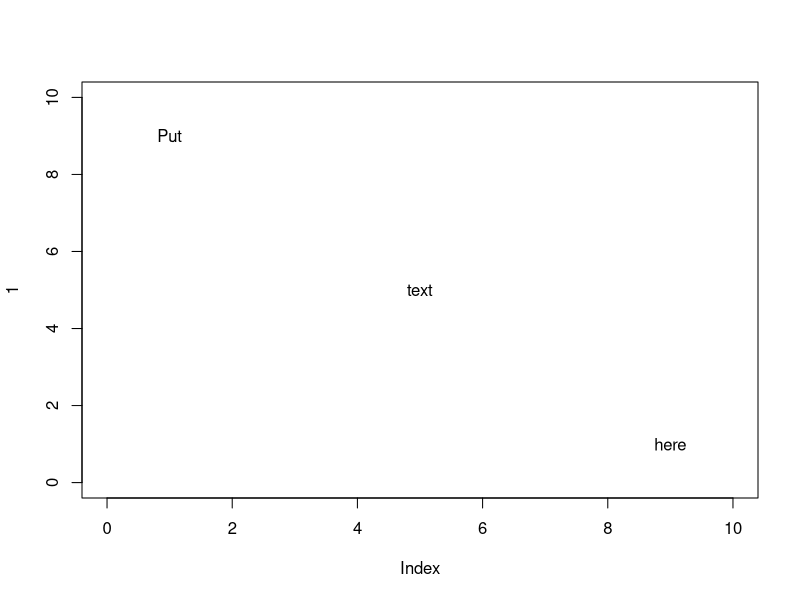

Reproduce this figure in R.
plot(1, 
     xlim = c(0, 10), 
     ylim = c(0, 10), 
     type = "n")

text(x = c(1, 5, 9),
     y = c(9, 5, 1),
     labels = c("Put", "text", "here"))

